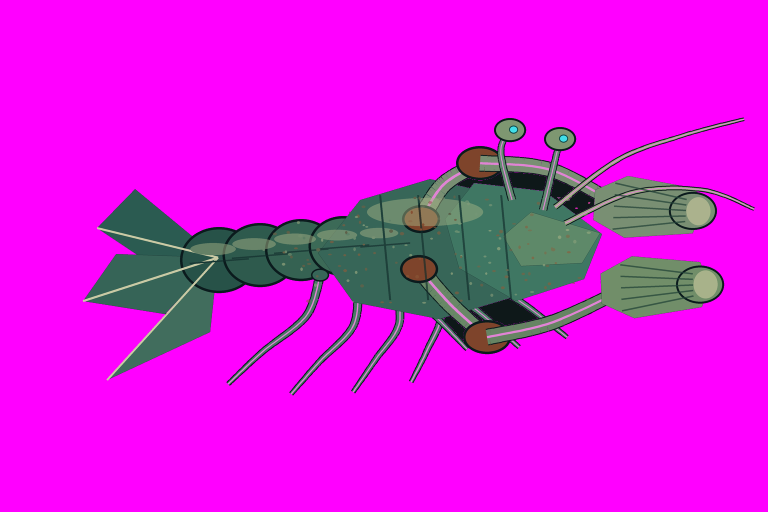
#> input picture tools/source-inbox/abyssal-lantern-mantis.png, 1536 x 1024 px (shown at 1/2 size)
$ python make_review_thumbnail.py --input source-inbox/abyssal-lantern-mantis.png --output out.png
#> lines starting #> are read from the running program, lines starting #| are printed output that depends on the picture
#!/usr/bin/env python3
"""Create a lightweight PNG thumbnail for Water 9 review artifacts."""

from __future__ import annotations

import argparse
from pathlib import Path

from PIL import Image


def parse_args() -> argparse.Namespace:
    parser = argparse.ArgumentParser(description=__doc__)
    parser.add_argument("--input", type=Path, required=True)
    parser.add_argument("--output", type=Path, required=True)
    parser.add_argument("--max-width", type=int, default=960)
    parser.add_argument("--max-height", type=int, default=360)
    return parser.parse_args()


def main() -> int:
    args = parse_args()
    if args.max_width <= 0 or args.max_height <= 0:
        raise ValueError("thumbnail dimensions must be positive")
    image = Image.open(args.input).convert("RGBA")
#> image is the input picture: PIL image 1536x1024 RGBA; mean R, G, B, A 220.9, 20.5, 223.6, 255
    image.thumbnail((args.max_width, args.max_height), Image.Resampling.LANCZOS)
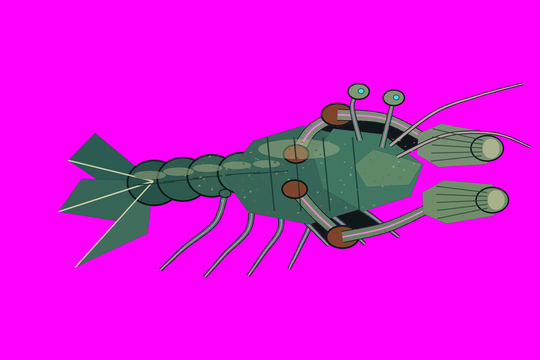
#> image: PIL image 540x360 RGBA; mean R, G, B, A 220.8, 20.6, 223.4, 255
    args.output.parent.mkdir(parents=True, exist_ok=True)
    image.save(args.output, optimize=True, compress_level=9)
    print(f"Wrote {args.output} {image.width}x{image.height}")
#| Wrote out.png 540x360
    return 0


if __name__ == "__main__":
    raise SystemExit(main())
#> (the program exits here)

$ run again, on tools/source-inbox/barge-platform-polish-imagegen-2026-06-28-v3-openai.png
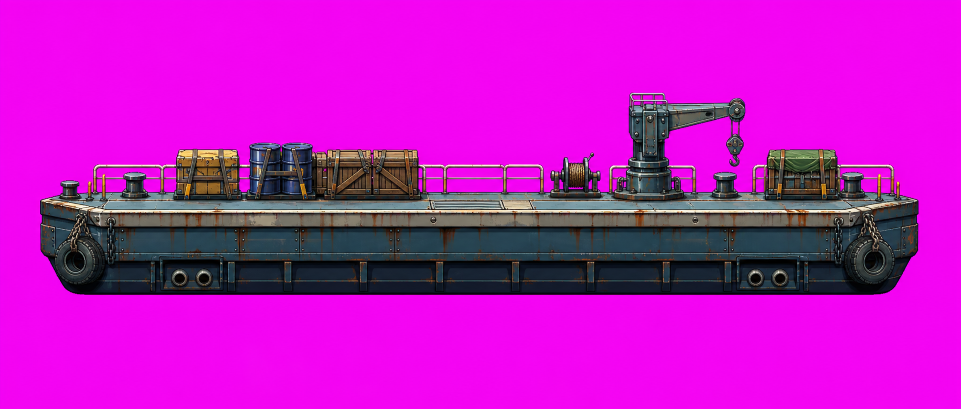
#> input picture tools/source-inbox/barge-platform-polish-imagegen-2026-06-28-v3-openai.png, 1922 x 818 px (shown at 1/2 size)
#> in main, `image.thumbnail((args.max_width, args.max_height), Image.Resampling.LA..`:
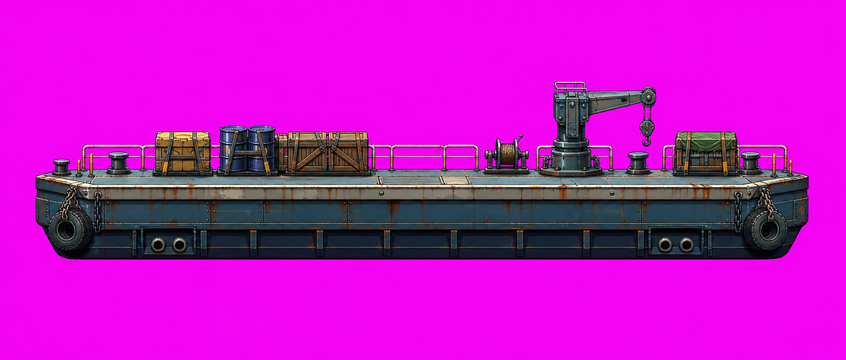
#> image: PIL image 846x360 RGBA; mean R, G, B, A 191.7, 22, 192.1, 255
#| Wrote out.png 846x360
